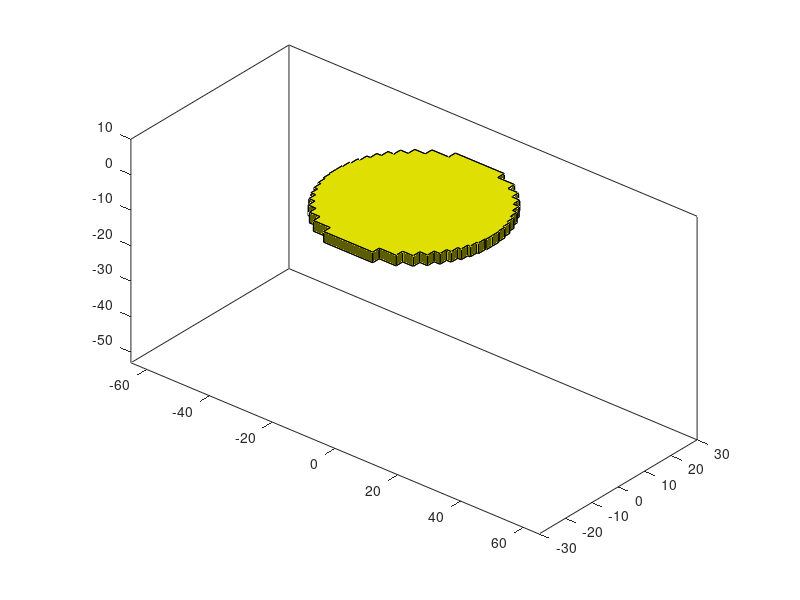

MATLAB code for this plot: (Note: this script raises an error after producing the figure.)
% CreativeFoldingTable Matlab script for 2014 CUMCM problem B
%% ------------------------------------------------------------------------
% zhou lvwen: zhou.lv.wen@gmail.com
% september 13, 2014
%% ------------------------------------------------------------------------
% 2014 CUMCM - B: Creative Folding Table: CreativeFoldingTable.m
% 
% http://vimeo.com/groups/etsas/videos/54411397
% http://www.robertvanembricqs.com/#!rising-side-table/c1z4p
%% ------------------------------------------------------------------------
%
%   y                        |<------L1---->|            | d = 2.5cm
%   ^                                                    V
% R +    --------|-------=====--------|------- y1[1]    ---
%   |    --------|----===========-----|------- y1[2]    ---
%   |    --------|---=============----|-------  .        ^
% 0 +    --------|--===============---|-------  .        |
%   |    --------|---=============----|-------  .
%   |    --------|----===========:----|-------  .
%-R +    --------|-------=====:--:----|------- y1[n]
%   |                         :  :                        a = x0[n]   = x1
%   |                         :  :                        b = x0[n-1] = x2
%   +----+-----------------+--+--+-----------+-----> x    .
%       -W                  0  a  b          W            .
%
%% ------------------------------------------------------------------------
% USAGE: [beams,table] = CreativeFoldingTable( H, W, D, R, shape, name,...
%                                                     isanimate, isresults)
%                    H = height of the folding table
%                    W = width of the rectangular flat 
%                    D = thickness of the rectangular flat 
%                    R = parameters for desktop
%                shape = shape of the desktop: 'ellipse' or 'polygon'
%                 name = name of output files
%            isanimate = is write a gif animation file?: true or false
%            isresults = is write the results in to a dat file?
%% ------------------------------------------------------------------------
% shape:   'ellipse':   x^2/a^2 + y^2/b^2 = 1       =====>   R = [a, b]
%
%
% shape:   'polygon':     x3,y3)  _______ (x2,y2)   =====>   R = [x1, y1
%                                /       \                        x2, y2
%                       (x4,y4) /         \ (x1,y1)               x3, y3
%                               \         /                       x4, y4
%                        (x5,y5) \_______/ (x6,y6)                x5, y5
%                                                                 x6, y6
%                                                                 x1, y1]
%% ------------------------------------------------------------------------

function [beams,table] = CreativeFoldingTable( H, W, D, R, shape, name,...
                                               isanimate, isresults)
% H = height of the folding table; W = diameter of circular table top
if nargin == 0; 
    H  = 53; W = 50; D =  3; 
    shape = 'ellipse'; name = 'circle';
    R = [W/2  W/2];
end

if nargin < 7
    isanimate = true;  % is write a gif animation file?
    isresults = true;  % is write the results in to a dat file?
end

if isanimate; nsteps = 80; else; nsteps = 1; end;

global namefile; namefile = ['Folding-Table-',name];

table = desktop(shape, H, R);
shapefun = @(y,sign)tableshape(shape, table.r, y, sign);

[Lleft , w] = optimizedparameter(W, H, D, shapefun, -1);

[Lright, w] = optimizedparameter(W, H, D, shapefun,  1);
rect = rectflat(W,[Lleft,Lright],D);

w = w;                  % width of each wooden beam.      unit: cm
d = D;                  % thickness of the wooden beam.   unit: cm
nbeams = rect.w/w;      % half number of beams
beams = beam(nbeams, w, d, rect, shapefun);

% steal bars
bars = steelbar(beams, table, rect);

% show talbe, beams and stealbar 
table = plotable(rect, beams, table);
hbeams = plotbeams(beams);
hbar = plotsteelbar(bars, rect,[]);

% plot foot curve
hfoot = plotfootcurve(table,bars,rect,shapefun);

if isanimate; frames = writeanimate([],0.1,'start'); end

for ti = 1:nsteps
    delete(hbeams) 
    for sign = [-1 1]
        j = (sign+1)/2 + 1;
        
        theta = bars(j).rotate/nsteps*ti*sign;
        % update position of the steal bar
        bars(j).x = bars(j).xrot + bars(j).r*cos(theta*sign+bars(j).dtheta)*sign;
        bars(j).z = bars(j).zrot + bars(j).r*sin(theta*sign+bars(j).dtheta);
        
        % determined positions of each beams.
        for i = 1:nbeams
            holenx = bars(j).x-beams(i,j).x0;
            holenz = bars(j).z-beams(i,j).z0;
            holen = sqrt( holenx.^2 + holenz.^2 -(beams(i,j).d/2)^2);
            
            beta = atan(holenz/holenx);
            if (holenz)<0 & (holenx*sign)<0; beta = -pi+beta;end
            
            dbeta = atan(beams(i,j).d/2/holen)*sign;
            
            beams(i,j).x1 = beams(i,j).x0 + beams(i,j).l*cos(beta-dbeta)*sign;
            beams(i,j).z1 = beams(i,j).z0 + beams(i,j).l*sin(beta-dbeta)*sign;
            beams(i,j).holen = holen;
        end
    end
    hbar = plotsteelbar(bars, rect, hbar);
    hbeams = plotbeams(beams);
    hfoot = plotfootcurve(table,bars,rect,shapefun,hfoot);
    drawnow
    if isanimate; frames = writeanimate(frames,0.1,'fold'); end
end

if isanimate;
    frames = writeanimate(frames,0.1,'rot');
    frames = writeanimate(frames,0.1,'end');
end

if isresults; writeresults(rect,table,bars,beams); end

% ------------------------------------------------------------------------

function [L, w] = optimizedparameter(W, H, D, shapefun, sign)
%                                             %
%             0              x0    R          %
%      +------+--------------+-----+-----> x  % subject to:
%      |                     :     :          %    2.5 <= w <= 5
%      |    table_top_face___:____ :          %    D/2 <= w <= 2*D
% 0    |_     _______________|\____|          %    n = W/w in [10,11,...30]
%      |                    \ \               %    theta < 75/180*pi
%      |                     \ \ theta        %    xend  > x0 +(R-x0)/2
%      |         longest beam \ \             %    xend  < R + D
%      |                       \ \            %     
% -H+D |_                       \_\           % min theta, L   
%      |                           xend       %    
%      V                                      %
%      z                                      %
%

R = W/2;                 % table radius
L = max(R,H):5*max(R,H); % range of rectangle's length

% determined the range of beams' width and number of beams
w = [max(2.5,D/2) min(D*2,5)];
n = round(W./w/2)*2;
n = max(n,10);
n = min(n,30);
n = n(2):2:n(1);
w = W./n;

% search domain
[L,w] = meshgrid(L,w);
L = L(:); w = w(:); n = W./w;

% the longest beam's start point
y0 = R-w./2;
x0 = abs(shapefun(y0,sign));

sint = (H-D)./(L-x0);
[sint, L, w, x0,n] = mask(abs(sint)<1, sint, L, w, x0, n);
theta = asin(sint); 

% x0 +(R-x0)/2 < xend  < R + D
xend = x0 + (L-x0).*cos(theta);
[theta, L, w, x0,n] = mask((xend<=R+D)&(xend>=(R+x0)/2), theta, L, w, x0,n);

% minimize theta & minimize L & theta < 75/180pi if possible
if any(theta<(75/180*pi))
    [theta, L, w, x0,n] = mask(theta<(75/180*pi), theta, L, w, x0,n);
    [theta, L, w, x0,n] = mask(L==min(L), theta, L, w, x0,n);
    [theta, L, w, x0,n] = mask(theta==min(theta), theta, L, w, x0,n);
else
    [theta, L, w, x0,n] = mask(theta==min(theta), theta, L, w, x0,n);
    [theta, L, w, x0,n] = mask(L==min(L), theta, L, w, x0,n);
end

% ------------------------------------------------------------------------

function varargout = mask(masks, varargin)
for i = 1:length(varargin);
    vari = varargin{i};
    varargout{i} = vari(masks);
end

% ------------------------------------------------------------------------

function x = tableshape(shape, R, y, sign)
%
% get x for give y and table shape. sign = -1 for left (x<0); sign = 1 for 
% right (x>0) 
%

if nargin == 3; sign = 1; end

switch shape
    case 'ellipse' % circle (Rx==Ry) and ellipse
        Rx = R(1); Ry = R(2);
        y = y./Ry;
        x = sqrt(1-y.^2)*Rx*sign;
    case 'polygon' % polygon: rectangles, hexagon, octagon...
        x1 = R(:,1); y1 = R(:,2);
        [y, I1] = sort(y);
        one = ones(size(y));
        x2 = [0*one  sign*100*one  NaN*one]';
        y2 = [y      y             NaN*one]';
        [x,  ytmp] = polyxpoly( x2(:)', y2(:)', x1', y1');
        [ytmp, I2] = sort(ytmp);
        x = x(I2);
        x(I1) = x;
    otherwise
        error('Unknown shape, shape should be "ellipse" or "polygon"');
end

% ------------------------------------------------------------------------

function obj = rectflat(W,L,D)
% rectangular flat
%
%    y
%    ^     ___________________________________
%  W_|    /__________________________________/| D
%    |    |           /  |  \                ||
%    |    |          /   |   \               ||
%    |    |          \   |   /               ||
%  0_|_   |___________\__|__/________________|/
%    |                   :
%    +----+--------------+-------------------+----->
%       -L(1)            0                  L(2)
%
obj.w =  W;            % width of the rectangular.       unit: cm
obj.l =  L;            % length of the rectangular.      unit: cm
obj.d =  D;            % thickness of the rectangular.   unit: cm

% ------------------------------------------------------------------------

function obj = beam(n, w, d, rect, shapefun)

R = rect.w/2;
L = rect.l;

for sign = [-1,1]
    j = (sign+1)/2 + 1;
    % inti postion of steel bar
    y0 = -R+w/2;   x0 = shapefun(y0,sign);
    xbar = (x0 + L(j)*sign)/2;

    for i = 1:n
        obj(i,j).id = i + (j-1)*n;     % ID
        obj(i,j).w  = w;               % width
        obj(i,j).d  = d;               % thickness
        
        y0 = -R+w/2 + w*(i-1);         % origin point
        x0 = shapefun(y0,sign);
        obj(i,j).y0 = y0;
        obj(i,j).x0 = x0;
        obj(i,j).z0 = 0;
        
        obj(i,j).x1 = sign*L(j);       % end point
        obj(i,j).y1 = y0;
        obj(i,j).z1 = 0;
        
        obj(i,j).l  = abs(obj(i,j).x1 - obj(i,j).x0);  % length of the beam
        
        obj(i,j).holep = abs(xbar-x0); % relative position of slot hole's origin
        obj(i,j).holen = abs(xbar-x0); % relative position of slot hole's end
    end
end

% ------------------------------------------------------------------------

function h = plotbeams(beams)
% plot each beams and lengths of the slot holes on the wooden beams

h = [];
for sign = [-1 1]
    j = (sign+1)/2 + 1;
    x0 = cat(1,beams(:,j).x0); x1 = cat(1,beams(:,j).x1);
    y0 = cat(1,beams(:,j).y0); y1 = cat(1,beams(:,j).y1);
    z0 = cat(1,beams(:,j).z0); z1 = cat(1,beams(:,j).z1);
    w  = cat(1,beams(:,j).w)/1.05;  d  = cat(1,beams(:,j).d);
    
    theta = -atan( (z0-z1)./(x0-x1) )*sign;
    mask = (z1-z0)<0 & ((x1-x0)*sign)<0;
    theta(mask) = -pi + theta(mask);
    
    dx = d.*sin(theta)*sign;
    dz = d.*cos(theta);
    
    x01 = x0; x02 = x0 + dx;
    x11 = x1; x12 = x1 + dx;
    z01 = z0; z02 = z0 + dz;
    z11 = z1; z12 = z1 + dz;
    y01 = y0 - w/2; y02 = y0 + w/2;
    y11 = y1 - w/2; y12 = y1 + w/2;
    
    x = [x01 x01 x02 x02; x11 x11 x12 x12; x01 x01 x11 x11;
         x02 x02 x12 x12; x01 x02 x12 x11; x01 x02 x12 x11];
    y = [y01 y02 y02 y01; y11 y12 y12 y11; y01 y02 y12 y11;
         y01 y02 y12 y11; y01 y01 y01 y01; y12 y12 y12 y12];
    z = [z01 z01 z02 z02; z11 z11 z12 z12; z01 z01 z11 z11;
         z02 z02 z12 z12; z01 z02 z12 z11; z01 z02 z12 z11];
    
    h1 = fill3(x',y',z','red');
    
    % slot holes on the wooden beams
    holep = cat(1,beams(:,j).holep);
    
    scale = holep./sqrt((x0-x1).^2 + (z0-z1).^2);
    xh1 = x0 + (x1-x0).*scale;
    yh1 = y0 + (y1-y0).*scale;
    zh1 = z0 + (z1-z0).*scale;
    
    len = cat(1,beams(:,j).holen);
    scale = len./sqrt((x0-x1).^2 + (z0-z1).^2);
    
    xh2 = x0 + (x1-x0).*scale;
    yh2 = y0 + (y1-y0).*scale;
    zh2 = z0 + (z1-z0).*scale;
    
    h2 = plot3([xh1+dx xh2+dx]',[yh1 yh2]',[zh1+dz,zh2+dz]','-w','linewidth',2);
    
    h = [h; h1; h2];
end

% ------------------------------------------------------------------------

function obj = desktop(shape, H, R)
obj.shape = shape;
obj.c = [0,0,0];           % center of the bottom face of the table.
obj.h = H;                 % height of the folding table.    unit: cm
obj.r = R;                 % radius of the table.            unit: cm

% ------------------------------------------------------------------------

function table = plotable(rect, beams, table)
% plot table face

x0 = cat(1,beams.x0);
x0(end/2+1:end) = flipud(x0(end/2+1:end));
y0 = cat(1,beams.y0);
y0(end/2+1:end) =  flipud(y0(end/2+1:end));
z0 = cat(1,beams.z0);
w0 = cat(1,beams.w)/2;
w0(end/2+1:end) = -flipud(w0(end/2+1:end));
h0 = rect.d;

x = [x0 x0]'; y = [y0-w0 y0+w0]'; z = [z0 z0]';

table.x = [x(:) x(:)];
table.y = [y(:) y(:)];
table.z = [z(:) z(:)+h0];

figure('color',[1,1,1]); box on;
fill3(table.x,table.y,table.z,'y');
hold on; box on;
% draw the edge face of the table
x = [x0 x0 x0 x0 x0];
y = [y0-w0 y0+w0 y0+w0 y0-w0 y0-w0];
z = [z0 z0 z0+h0 z0+h0 z0];

l0 = (-x0+x0([end 1:end-1]));

x = [x; x0 x0+l0 x0+l0 x0 x0];
y = [y; y0-w0 y0-w0 y0-w0 y0-w0 y0-w0];
z = [z; z0 z0 z0+h0 z0+h0 z0];

fill3(x',y',z','y');
axis image; view(40,30)
axis([-rect.l(1)-5 rect.l(2)+5 -rect.w/2-5 rect.w/2+5 -table.h 10])
light('position',[0,40,60]); lighting phong; 

% ------------------------------------------------------------------------

function obj = steelbar(beams, table, rect)

for sign = [-1 1]
    j = (sign+1)/2 + 1;
    beamj = beams(1,j);
    % The reinforcing steel bar of each group is fixed in the middle of two
    % outermost wooden legs. this means the rotation radius of the two outermost
    % legs should be:
    d = beamj.d/2;
    obj(j).r = sqrt( (beamj.l/2)^2 + d^2 );
    % The height of the folding table is 53 cm. this means the two outermost
    % legs should rotate by the fellowing angle:
    obj(j).rotate = -asin((table.h-rect.d)/beamj.l);
    
    % rotation axis of the steal bar
    obj(j).xrot = beamj.x0;
    obj(j).zrot = beamj.z0;
    
    obj(j).dtheta = asin(d/obj(j).r);
    
    % position of the steal bar
    obj(j).x = obj(j).xrot + obj(j).r*cos(obj(j).dtheta)*sign;
    obj(j).z = obj(j).zrot + obj(j).r*sin(obj(j).dtheta);
end

% ------------------------------------------------------------------------

function h = plotsteelbar(bars, rect, h)
% plot stee bar 

xbar = cat(1,bars.x); xbar = [xbar xbar]';
zbar = cat(1,bars.z); zbar = [zbar zbar]';

if ishandle(h)
    set(h(1),'xdata', xbar(:,1),'zdata',zbar(:,2));
    set(h(2),'xdata', xbar(:,2),'zdata',zbar(:,2));
else
    ybar = [-0.53 0.53 ]'*rect.w; ybar = [ybar ybar];
    h = plot3(xbar, ybar, zbar,'.b-','linewidth',5,'markersize',10);
end


% ------------------------------------------------------------------------

function h = plotfootcurve(table,bars,rect, shapefun, h)
% plot foot curve use parameter euqation. foot curve parameter equation:
%
% theta= -pi/2...pi/2
%
% x0 = R*cos(theta); y0 = R*sin(theta); z0 = 0*theta;
% dx = xm - x0; dz = zm - z0; dr = sqrt(dx^2 + dz^2 - (h/2)^2);
% beta = atan(dz/dx); dbeta = atan(h/2/dr);
% 
% xi = x0 + beamlength*cos(beta-dbeta)
% yi = y0
% zi = z0 + beamlength*sin(beta-dbeta)
%

d = rect.d/2;

for sign = [-1 1];
    j = (sign+1)/2 + 1;
    Ry = max(table.r(:,2))*sign;
    
    y0 = [-Ry+0.1*sign:Ry/25:Ry-0.1*sign]';
    x0 = shapefun(y0,sign);
    z0 = 0*y0;

    xm =  bars(j).x;
    zm =  bars(j).z;
    beamlen = rect.l(j) - abs(x0);
    
    dz = zm-z0;
    dx = xm-x0;

    dr = sqrt(dz.^2 + dx.^2-d.^2);
    beta = atan(dz./dx);
    
    beta(dz<0 & (dx*sign)<0) = beta(dz<0 & (dx*sign)<0)-pi;
    
    dbeta = atan(d./dr)*sign;

    xi = x0 + beamlen.*cos(beta-dbeta)*sign;
    yi = y0;
    zi = z0 + beamlen.*sin(beta-dbeta)*sign;
    
    if nargin==4
         h(j) = plot3(xi,yi,zi,'-m','linewidth',2);
    else
        set(h(j),'xdata',xi,'ydata',yi,'zdata',zi);
    end
%     if ishandle(h)&(length(h)>=j)
%         set(h(j),'xdata',xi,'ydata',yi,'zdata',zi);
%     else
%         h(j) = plot3(xi,yi,zi,'-m','linewidth',2)
%     end
end

% ------------------------------------------------------------------------

function frames = writeanimate(frames,dt,mode)
global namefile;
n = length(frames);
switch mode
    case 'start'
        frames = getframe(gcf);
    case 'fold'
        n = n + 1;  frames(n)=getframe(gcf);
    case 'rot'
        for i = 40:5:400
            view(i,30);
            n = n + 1; frames(n)=getframe(gcf);
        end
    case 'end'
        for i=1:n
            [image,map]=frame2im(frames(i));
            [im,map2]=rgb2ind(image,128);
            if i==1
                imwrite(im,map2,[namefile,'.gif'],'gif','writeMode',...
                       'overwrite','delaytime',dt,'loopcount',inf);
            else
                imwrite(im,map2,[namefile,'.gif'],'writeMode',...
                       'append','delaytime',dt);
            end
        end
end

% ------------------------------------------------------------------------

function writeresults(rect,table,bars,beams)
sketch = [...
'%%%% 2014 CUMCM-B: Creative Folding Table: parameters of beams   \n', ...
'%%                                                               \n', ... 
'%%     |<---x--->|<------l------>|                    unit: cm   \n', ...
'%%      ______________________________________     _ _           \n', ...
'%%     /____________________________________ /|   _/_  W         \n', ...
'%%     |         ________________           | |    |             \n', ...  
'%%     |top      |___slot hole___|    bottom| |    |  H          \n', ...  
'%%     |____________________________________|/    _|_            \n', ... 
'%%                                                               \n', ...
'%%     |<---------------- L --------------->|                    \n', ...
'%%                                                               \n'];
global namefile;

domain = [-rect.l(1)-5 rect.l(2)+5 -rect.w/2-10 rect.w/2+20];
figure('position',[100,100,800,500])
ax(1) = axes('Position',[0.075,0.1,0.85,0.8]);
htab = fill(table.x(:,1),table.y(:,1),'y');
axis image; axis(domain); box off
ax(2) = axes('Position',[0.075,0.1,0.85,0.8],'XAxisLocation','top', ...
                                 'YAxisLocation', 'right','Color','none');
axis image; axis([domain]); box off

x0 = cat(1,beams.x0);         y0 = cat(1,beams.y0);
w  = cat(1,beams.w);
x0bar = cat(1,beams.holep).*sign(x0) + x0; y0bar = y0;
x1bar = cat(1,beams.holen).*sign(x0) + x0; y1bar = y0;

x1 = zeros(size(x0)); x1(1:end/2) = -rect.l(1); x1(end/2+1:end) = rect.l(2);
y1 = y0;

hold on
hbeam = fill( [x0 x0 x1 x1]', [y0-w/2 y0+w/2 y0+w/2 y0-w/2]','r');

hbar = fill( [x0bar x0bar x1bar x1bar]',[y0-w/5 y0+w/5 y0+w/5 y0-w/5]','w');

legend([htab hbeam(1) hbar(1)],'table','beam','slot hole')

[xtick,index] = unique([table.x(:,1); x1bar]);
xtick = round(xtick*100)/100;
ytick = [table.y(:,1); y0bar]; ytick = ytick(index);

for i = [1:4:length(xtick)]
   plot([xtick(i)   xtick(i)],  [-abs(ytick(i)),  -rect.w],'--'); 
   plot([xtick(i+2) xtick(i+2)],[ abs(ytick(i+2)), rect.w],'--'); 
end

orientation = {'right','left'};
for i = 1:2
    xticki = sort([-rect.l(1); rect.l(2); 0; ...
                   xtick([(2*i-1):4:ceil(end/2) (ceil(end/2)+2*i-1):4:end])]);
    set(ax(i),'xtick',xticki,'xticklabel',{num2str(xticki)});
    
    xtickstr=get(ax(i),'XTickLabel');
    set(ax(i),'XTickLabel',[]);
    x =get(ax(i),'XTick'); y =get(ax(i),'YTick'); 
    y = repmat((i==1)*domain(3) + (i==2)*domain(4)+(i-1.5),length(x),1);
    text(x,y,xtickstr,'HorizontalAlignment',orientation{i},'rotation',90);
end
saveas(gcf, namefile, 'pdf');

fid = fopen([namefile,'.txt'], 'wt');
fprintf(fid,sketch);
fprintf(fid,'%%%% Number of beams: %i\n\n', length(beams)*2);
formatstring = ['%% %2s\t %6s\t %6s\t %6s\t %6s\t %6s\n'];

fprintf(fid,'%%%% size of rectangular flat: %4.2f X %4.2f X %4.2f \n\n', ...
                                           sum(rect.l), rect.w, rect.d);
                                       
fprintf(fid,formatstring, 'Id','L','W','H','x','l');
Id = cat(1,beams.id);
L = cat(1,beams.l);
W = cat(1,beams.w);
D = cat(1,beams.d);
x = cat(1,beams.holep);
l = cat(1,beams.holen) - x;
formatstring = ' %2i\t %6.2f\t %6.2f\t %6.2f\t %6.2f\t %6.2f\n';
fprintf(fid,formatstring, [Id L W D x l]');
fclose(fid);